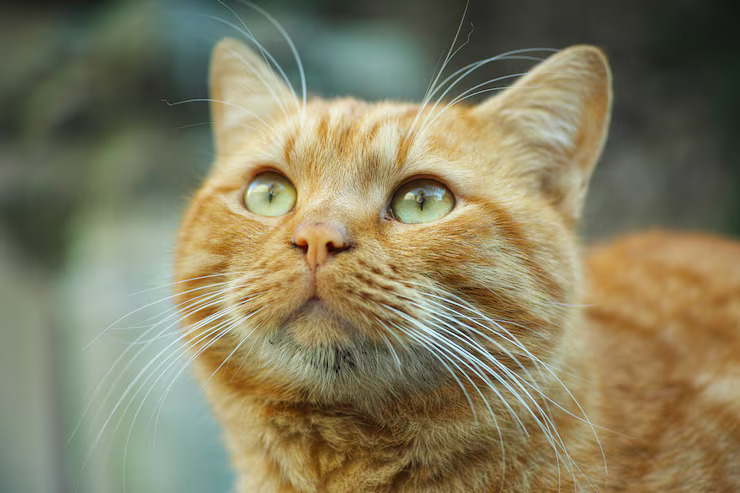
#> input picture images/image3.jpg, 740 x 493 px
$ jupyter execute Exp_5_IPCV.ipynb
#> lines starting #> are read from the running program, lines starting #| are printed output that depends on the picture
# 5a: Histogram Stretching

[cell 1]
import cv2
import matplotlib.pyplot as plt
import numpy as np

[cell 2]
img = cv2.imread("images/image3.jpg")
#> img is the input picture: shape (493, 740, 3); mean B, G, R 96.4, 125.9, 132.3
img = cv2.cvtColor(img, cv2.COLOR_BGR2RGB)
plt.imshow(img)

[cell 3]
img = cv2.cvtColor(img, cv2.COLOR_RGB2GRAY)
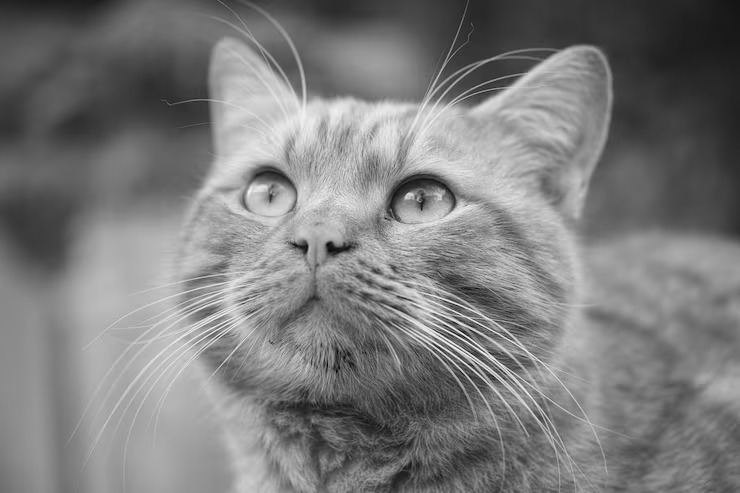
#> img: shape (493, 740); min 1, max 248, mean 124.4
plt.imshow(img, cmap = "gray")
plt.show()

[cell 4]
h, w = img.shape
#> h = 493; w = 740
print(f"height = {h},  width = {w}")
#| height = 493,  width = 740

[cell 5]
r_min = float(img.min())
#> r_min = 1
r_max = float(img.max())
#> r_max = 248
s_min, s_max = 0.0, 255.0
print(f"r_min = {r_min}, r_max = {r_max}")
#| r_min = 1.0, r_max = 248.0
print(f"s_min = {s_min}, s_max = {s_max}")

`s = (((smax-smin)/(rmax-rmin)) * (r-rmin)) +smin`

[cell 6]
plt.hist(img.ravel(), 256, [0, 256], color='blue', alpha=0.7)
plt.show()
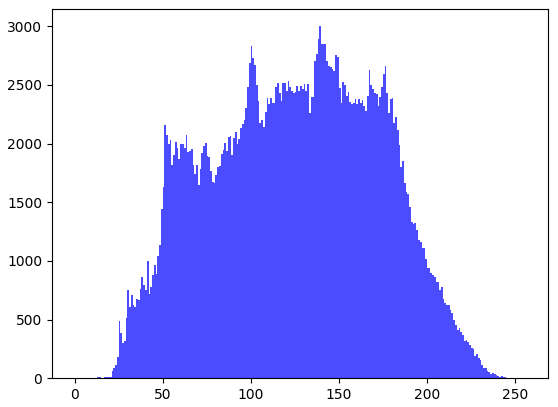
#> figure drawn by matplotlib, 1 panel; tallest bar 3000 high, from x = 139 to 140

[cell 7]
img.shape
#> Out = (493, 740)

[cell 8]
def hist_stretch(img, rmin, rmax, smin,smax):
#> called with rmin = 1, rmax = 248, smin = 0, smax = 255
    h, w = img.shape
#> h = 493; w = 740
    out = img.copy()
    for i in range(h):
        for j in range(w):
            r = img[i,j]
            out[i,j] = (((smax-smin)/(rmax-rmin)) * (r-rmin)) + smin

    return out

[cell 9]
stretched_img = hist_stretch(img, r_min, r_max, s_min, s_max)

[cell 10]
plt.hist(stretched_img.ravel(), 256, [0, 256], color='blue', alpha=0.7)
plt.show()
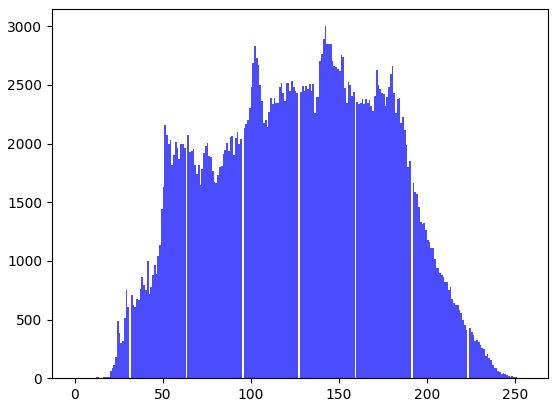
#> figure drawn by matplotlib, 1 panel; tallest bar 3000 high, from x = 142 to 143

[cell 11]
r_new_min = float(stretched_img.min())
#> r_new_min = 0
r_new_max = float(stretched_img.max())
#> r_new_max = 255

print(f"r_new_min = {r_new_min}, r_new_max = {r_new_max}")
#| r_new_min = 0.0, r_new_max = 255.0

[cell 12]
plt.imshow(stretched_img, cmap = "gray")
plt.show()

[cell 13]
plt.imshow(img, cmap = "gray")
plt.show()

[cell 14]
stretched_img

[cell 15]
img

[cell 16]
def plot_hist(img):
    counts = np.bincount(img.ravel().astype(int), minlength=256)
#> counts = 256 values, max 3000 at index 139, min 0 at index 0, mean 1425.1
    bins = np.arange(256)
    plt.bar(bins, counts, color='blue', alpha=0.7, width=1.0)
    plt.xlim([0, 255])
    plt.show()
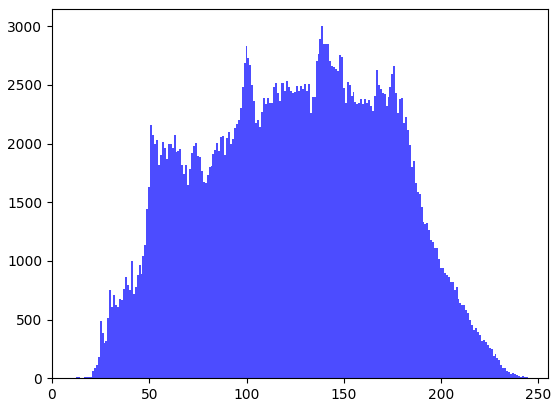
#> figure drawn by matplotlib, 1 panel; tallest bar 3000 high, from x = 138.5 to 139.5

[cell 17]
plot_hist(img)

[cell 18]
plot_hist(stretched_img)
#> in plot_hist (call 2), `counts = np.bincount(img.ravel().astype(int), minlength=256)`: counts = 256 values, max 3000 at index 142, min 0 at index 6, mean 1425.1
#> in plot_hist (call 2), `plt.show()`:
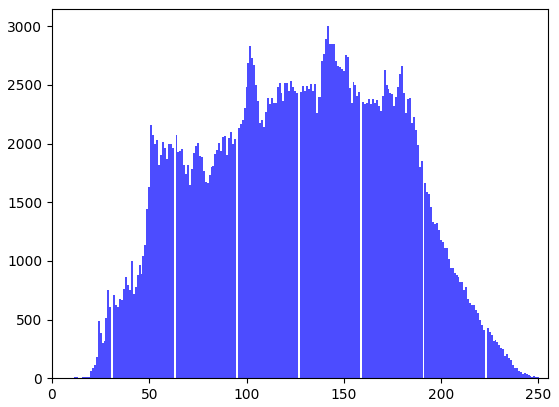
#> figure drawn by matplotlib, 1 panel; tallest bar 3000 high, from x = 141.5 to 142.5

# 5b: Histogram Equalization

[cell 19]
def get_frequency(img):
    counts = np.bincount(img.ravel().astype(int), minlength=256)
    return counts

[cell 20]
def hist_equalization(img):
    h, w = img.shape
#> h = 493; w = 740
    out = img.copy()
    freq = get_frequency(img)
#> in get_frequency, `counts = np.bincount(img.ravel().astype(int), minlength=256)`: counts = 256 values, max 3000 at index 139, min 0 at index 0, mean 1425.1
#> freq has the same summary as counts in get_frequency
    pdf = freq / (h * w)
#> pdf = 256 values, max 0.00822 at index 139, min 0 at index 0, mean 0.00391
    cdf = np.cumsum(pdf)
#> cdf = 256 values from 0 to 1
    round_cdf = np.round(cdf * 255).astype(np.uint8)
#> round_cdf = 256 values from 0 to 255

    for i in range(h):
        for j in range(w):
            out[i, j] = round_cdf[img[i, j]]
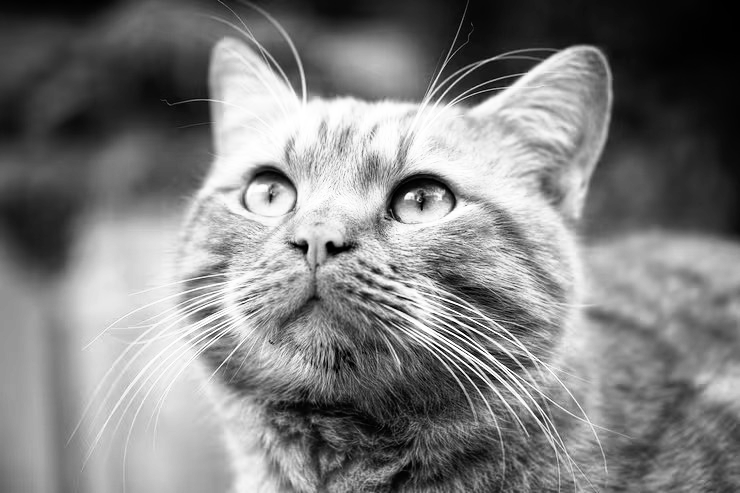
#> out: shape (493, 740); min 0, max 255, mean 128.2

    return out

[cell 21]
equalized_img = hist_equalization(img)

[cell 22]
plot_hist(equalized_img)
#> in plot_hist (call 3), `counts = np.bincount(img.ravel().astype(int), minlength=256)`: counts = 256 values, max 3000 at index 151, min 0 at index 14, mean 1425.1
#> in plot_hist (call 3), `plt.show()`:
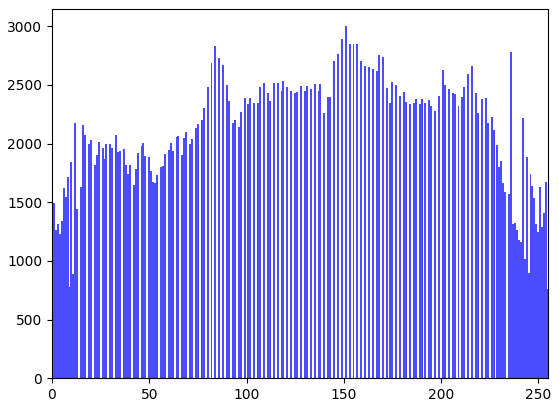
#> figure drawn by matplotlib, 1 panel; tallest bar 3000 high, from x = 150.5 to 151.5

$ run again, with images/dog1.jpg copied over images/image3.jpg
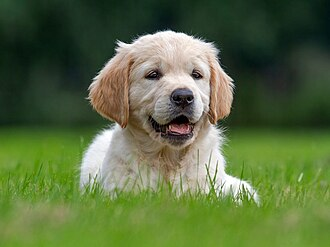
#> input picture images/dog1.jpg, 330 x 247 px
#> img is the input picture: shape (247, 330, 3); mean B, G, R 65.1, 108.2, 89.7
#| height = 247,  width = 330
#> r_min = 0
#> r_max = 255
#| r_min = 0.0, r_max = 255.0
#> r_new_min = 0
#> r_new_max = 255
#| r_new_min = 0.0, r_new_max = 255.0
#> in plot_hist, `counts = np.bincount(img.ravel().astype(int), minlength=256)`: counts = 256 values, max 1646 at index 123, min 9 at index 12, mean 318.4
#> freq has the same summary as counts in plot_hist
#> pdf = 256 values, max 0.0202 at index 123, min 0.00011 at index 12, mean 0.00391
#> cdf = 256 values from 0.000184 to 1
#> round_cdf = 256 values from 0 to 255
#> after the loop in hist_equalization, `for i in range(h):`:
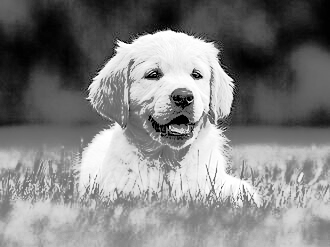
#> out: shape (247, 330); min 0, max 255, mean 128.6
#> in plot_hist (call 3), `counts = np.bincount(img.ravel().astype(int), minlength=256)`: counts = 256 values, max 1646 at index 170, min 0 at index 5, mean 318.4
#> in plot_hist (call 3), `plt.show()`:
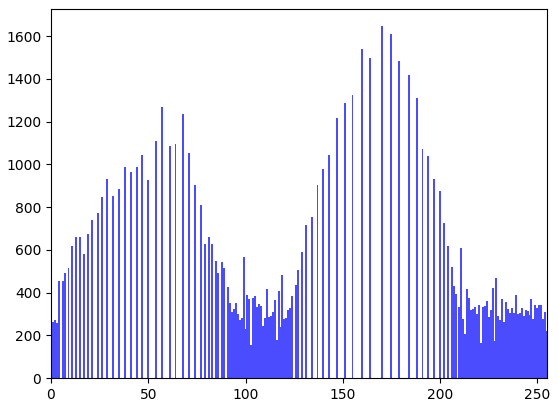
#> figure drawn by matplotlib, 1 panel; tallest bar 1646 high, from x = 169.5 to 170.5

$ run again, with images/dog2.jpg copied over images/image3.jpg
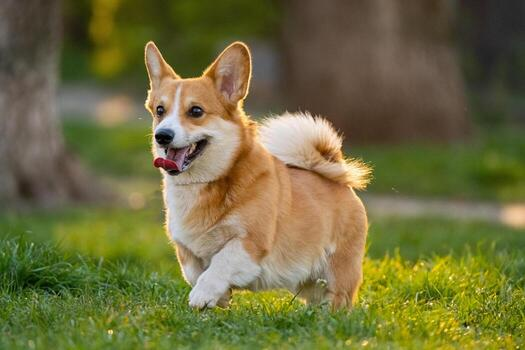
#> input picture images/dog2.jpg, 525 x 350 px
#> img is the input picture: shape (350, 525, 3); mean B, G, R 62.3, 108.9, 112.2
#| height = 350,  width = 525
#> r_min = 0
#> r_max = 251
#| r_min = 0.0, r_max = 251.0
#> r_new_min = 0
#> r_new_max = 255
#| r_new_min = 0.0, r_new_max = 255.0
#> in plot_hist, `counts = np.bincount(img.ravel().astype(int), minlength=256)`: counts = 256 values, max 2577 at index 83, min 0 at index 248, mean 717.8
#> freq has the same summary as counts in plot_hist
#> pdf = 256 values, max 0.014 at index 83, min 0 at index 248, mean 0.00391
#> cdf = 256 values from 5.44e-06 to 1
#> round_cdf = 256 values from 0 to 255
#> after the loop in hist_equalization, `for i in range(h):`:
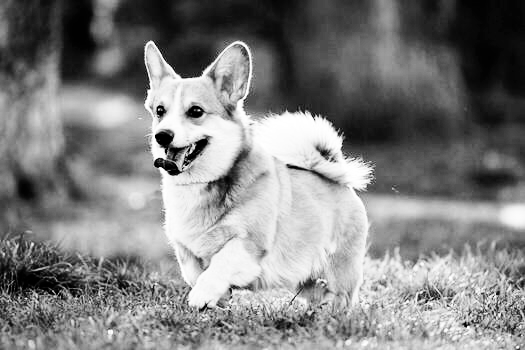
#> out: shape (350, 525); min 0, max 255, mean 128.5
#> in plot_hist (call 3), `counts = np.bincount(img.ravel().astype(int), minlength=256)`: counts = 256 values, max 2577 at index 87, min 0 at index 6, mean 717.8
#> in plot_hist (call 3), `plt.show()`:
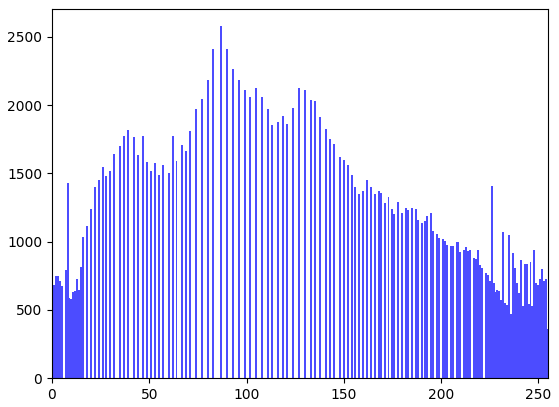
#> figure drawn by matplotlib, 1 panel; tallest bar 2577 high, from x = 86.5 to 87.5
